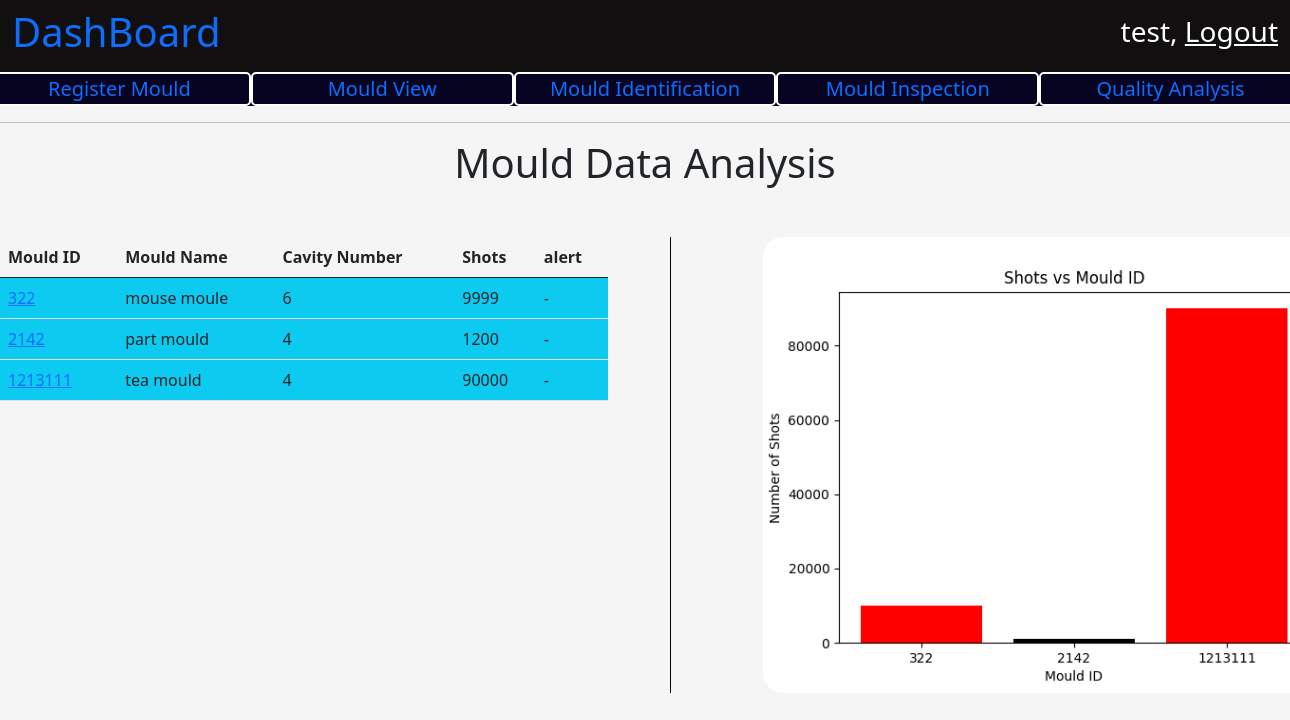
Screenshot of / (signed in) with the database file from the repository.
### mould/models.py (models this page shows, shortened)
class Mould(models.Model):
    mould_id = models.IntegerField(primary_key=True)
    mould_name = models.CharField(max_length=200)
    cavity_number = models.IntegerField()
    registered_date = models.DateTimeField(auto_now_add=True)
    registered_by = models.ForeignKey(User, on_delete=models.PROTECT)
    general_maintaince_cleaning_threshold_value = models.IntegerField()
    preventive_maintaince_clearning_thresold_value = models.IntegerField()
    tool_life = models.IntegerField()
    present_count = models.IntegerField()
    moud_desc = models.CharField(max_length=100)
    order_number = models.CharField(max_length=100)
    raw_material = models.CharField(max_length=100)
    part_weight = models.FloatField()
    runner_weight = models.FloatField()
    tonnage = models.FloatField()
    cycle_time = models.FloatField()
    number_of_shots_per_day = models.IntegerField()
    preventice_maintaince_count = models.IntegerField(default=0)
    general_cleaning_maintance_count = models.IntegerField(default = 0)
    def __str__(self):
        return str(self.mould_id)
    def general_alert(self):  # alert general cleaning.
        return self.general_maintaince_cleaning_threshold_value - self.general_cleaning_maintance_count  <= 200

### user_panel/views.py (the view)
# urls.py: path('', views.homePage, name = "homePage"),
@login_required
def homePage(request):
    context = {}
    print(request.user)
    context['user'] = request.user
    print("-----------------------")
    print(context['user'])
    mould_data = Mould.objects.all()
    print(type(mould_data))
    mould_data = list(mould_data)
    print(mould_data)
    main_point = -1
    for i in range(len(mould_data)):
        if mould_data[i].general_alert() is True:
            main_point += 1
            temp = mould_data[i]
            mould_data[i] = mould_data[main_point]
            mould_data[main_point] = temp
    graph_for_mould_number_vs_no_of_shots()
    context['mould_data'] = mould_data
    print("----------------------")
    return render(request, 'user_panel/user_dashboard.html', context)

### user_panel/views.py (called while the page is built)
def graph_for_mould_number_vs_no_of_shots():
    mould_data = Mould.objects.all()
    mould_id = []
    mould_shots_count = []
    bar_color = []
    color_list = ['black', 'red', 'green']
    for i in range(len(mould_data)):
        mould_id.append(mould_data[i].mould_id)
        mould_shots_count.append(mould_data[i].present_count)
        color_index = random.randint(0, 2)
        bar_color.append(color_list[color_index])
    mould_id.sort()
    plt.bar([str(i) for i in mould_id], mould_shots_count, color = bar_color)
    plt.title('Shots vs Mould ID')
    plt.xlabel('Mould ID')
    plt.ylabel('Number of Shots')
    print(mould_id)
    print(mould_shots_count)
    plt.savefig('user_panel/static/images/number_of_mould_vs_shots.png')
    plt.close()

### user_panel/templates/user_panel/user_dashboard.html (shortened to what this page needs)
{% extends 'base.html' %}
{% load static %}
{% block title %}
    <link
        rel="stylesheet"
        href="{% static 'css/dashboard.css' %}" >
{% endblock %}
{% block body_content %}
    <nav
        class="navbar navbar-light dashboard_nav">
        <div class="container-fluid dashboard_nav">
            <p class="h1 dashboard_title">
                <a href="{% url 'homePage' %}" style="text-decoration:None;">
                  DashBoard
                </a>
            </p>
            <div class="user_data">
                <p class="h3">
                    {{ request.user.first_name }},
                    <a href="{% url 'userLogout' %}">
                        Logout
                    </a>
                </p>
            </div>
        </div>
    </nav>
    <div class="optionBar">
        <div class="row">
            <div class="col">
                <a href="{% url 'MouldRegistration' %}">
                    Register Mould
                </a>
            </div>
            <div class="col">
                <a href="{% url 'MouldUpdate' %}">
                Mould View
                </a>
            </div>
             <div class="col">
                <a href="{% url "MouldSearch" %}">
                Mould Identification
                </a>
            </div>
             <div class="col">
                <a href="{% url 'Inspect' %}">
                Mould Inspection
                </a>
            </div>
            <div class="col">
                <a href="{% url 'MouldQuality' %}">
                Quality Analysis
                </a>
            </div>
        </div>
    </div>
    <hr/>
    <p class="h1 firstHeading" style="text-align : center;">
            Mould Data Analysis
    </p>
    <div class="MouldData">
        <div class="row">
            <div class="col">
               <table class="table">
                    <thead>
                        <tr>
                            <th scope="col">Mould ID</th>
                            <th scope="col">Mould Name</th>
                            <th scope="col">Cavity Number</th>
                            <th scope="col">Shots</th>
                            <th scope="col"> alert </th>
                        </tr>
                    </thead>
                    <tbody>
                        {% for mould in mould_data %}
                            {% if mould.general_alert %}
                                <tr  class="bg-danger">
                                    <td>
                                        <a href="mould/{{ mould.mould_id }}">
                                            {{ mould.mould_id }}
                                        </a>
                                    </td>
                                    <td >
                                        {{ mould.mould_name }}
                                    </td>
                                    <td >
                                        {{ mould.cavity_number }}
                                    </td>
                                    <td >
                                        {{ mould.present_count }}
                                    </td>
                                    <td >
                                        {% if mould.tool_life_over_alert %}
                                            Tool Life Over Alert
                                        {% elif mould.preventive_maintance_alert %}
                                            Prevetive Maitaince Alert
                                        {% else %}
                                            General Clearning Alert
                                        {% endif %}
                                    </td>
                                </tr>
                            {% else %}
                                <tr class="bg-info">
                                    <td>
                                        <a href="mould/{{ mould.mould_id }}">
                                            {{ mould.mould_id }}
                                        </a>
                                    </td>
                                    <td>
                                        {{ mould.mould_name }}
                                    </td>
                                    <td>
                                        {{ mould.cavity_number }}
                                    </td>
                                    <td>
                                        {{ mould.present_count }}
                                    </td>
                                    <td>
                                        -
                                    </td>
                                </tr>
                            {% endif %}
                        {% endfor %}
                    </tbody>
                </table>
            </div>
            <div class="col graphData">
                <img src="{% static 'images/number_of_mould_vs_shots.png' %}" class="img-fluid graphMouldImg" alt="...">
            </div>
        </div>
    </div>
{% endblock %}

### user/templates/base.html (shortened to what this page needs)
<!doctype html>
<html lang="en">
  <head>
    <link href="https://cdn.jsdelivr.net/npm/bootstrap@5.0.2/dist/css/bootstrap.min.css" rel="stylesheet">
        {% block title %}
        {% endblock %}
  </head>
  <body>
    {% block body_content %}{% endblock %}
  </body>
</html>

### user_panel/static/css/dashboard.css (style rules this page uses)
body { background-color: whitesmoke; }
nav.dashboard_nav { background-color: rgb(17, 15, 15); }
nav.dashboard_nav div.dashboard_nav { color : white; }
nav.dashboard_nav div.user_data p a { color: white; }
div.optionBar { background-color: rgb(6, 4, 32); }
div.optionBar div.row div.col { font-size: 20px; border : 2px solid white; border-radius: 5px; text-align: center; color:white; }
div.optionBar div.row div.col a { text-decoration: none; }
div.MouldData { margin-top : 50px; }
div.MouldData div.row div.graphData { border-left : 0.5px solid black; margin-left : 50px; }
div.MouldData div.row div.graphData img.graphMouldImg { margin-left : 80px; width: 700px; border-radius: 20px; }

### rows the page displays
Mould: mould_id "322", mould_name "mouse moule", cavity_number "6", present_count "9999"
Mould: mould_id "2142", mould_name "part mould", cavity_number "4", present_count "1200"
Mould: mould_id "1213111", mould_name "tea mould", cavity_number "4", present_count "90000"

### other values shown
{{ request.user.first_name }} "test"
